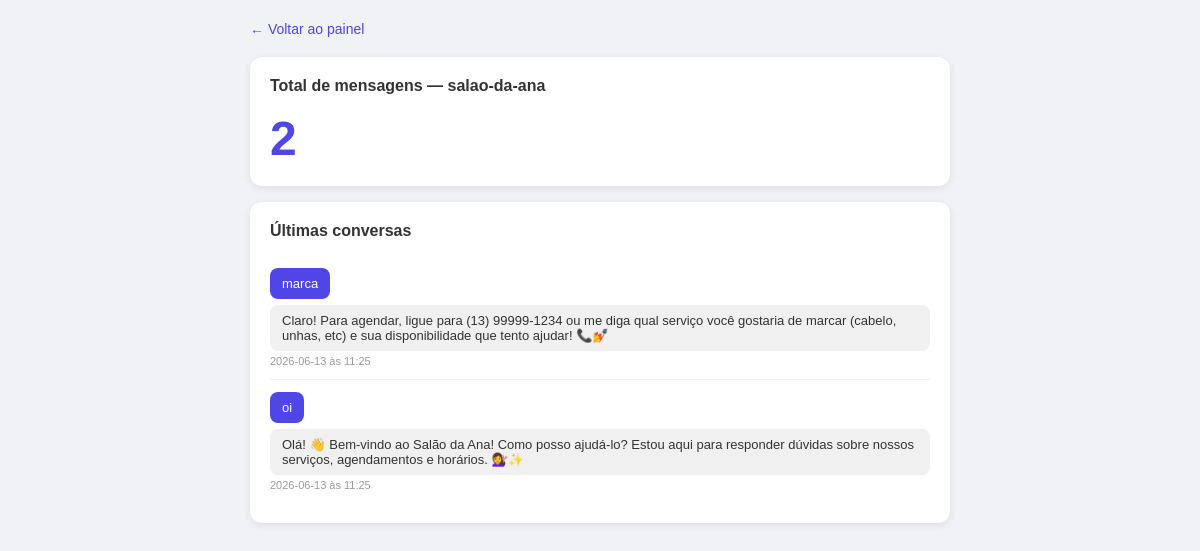
Page /admin/relatorio/salao-da-ana (signed in) on the committed database.
### tables this page shows
CREATE TABLE mensagens (
            id INTEGER PRIMARY KEY AUTOINCREMENT,
            slug TEXT NOT NULL,
            mensagem TEXT NOT NULL,
            resposta TEXT NOT NULL,
            data TEXT NOT NULL,
            hora TEXT NOT NULL
        );

### app.py (the view)
@app.route("/admin/relatorio/<slug>")
def relatorio(slug):
    if not session.get("logado"):
        return redirect("/admin/login")
    total = total_mensagens(slug)
    mensagens = ultimas_mensagens(slug)
    return render_template("relatorio.html", slug=slug, total=total, mensagens=mensagens)

### database.py (called while the page is built)
def total_mensagens(slug):
    conn = sqlite3.connect(DB)
    cursor = conn.cursor()
    cursor.execute("SELECT COUNT(*) FROM mensagens WHERE slug = ?", (slug,))
    total = cursor.fetchone()[0]
    conn.close()
    return total

def ultimas_mensagens(slug, limite=10):
    conn = sqlite3.connect(DB)
    cursor = conn.cursor()
    cursor.execute("""
        SELECT mensagem, resposta, data, hora FROM mensagens
        WHERE slug = ?
        ORDER BY id DESC LIMIT ?
    """, (slug, limite))
    resultado = cursor.fetchall()
    conn.close()
    return resultado

### templates/relatorio.html (shortened to what this page needs)
<!DOCTYPE html>
<html lang="pt-br">
<head>
</head>
<body>
    <div class="container">
        <a href="/admin" class="back">← Voltar ao painel</a>
        <div class="card">
            <h2>Total de mensagens — {{ slug }}</h2>
            <div class="num">{{ total }}</div>
        </div>
        <div class="card">
            <h2>Últimas conversas</h2>
            {% if mensagens %}
                {% for msg, resp, data, hora in mensagens %}
                <div class="conversa">
                    <div class="msg-u">{{ msg }}</div><br>
                    <div class="msg-b">{{ resp }}</div>
                    <div class="data">{{ data }} às {{ hora }}</div>
                </div>
                {% endfor %}
            {% else %}
                <p style="color:#999;font-size:14px">Sem conversas ainda.</p>
            {% endif %}
        </div>
    </div>
</body>
</html>

### templates/relatorio.html (style rules this page uses)
* { box-sizing: border-box; margin: 0; padding: 0; }
body { font-family: Arial, sans-serif; background: #f0f2f5; padding: 20px; }
.container { max-width: 700px; margin: 0 auto; }
.back { display: inline-block; color: #4f46e5; text-decoration: none; font-size: 14px; margin-bottom: 20px; }
.card { background: white; border-radius: 12px; padding: 20px; margin-bottom: 16px; box-shadow: 0 2px 8px rgba(0,0,0,0.08); }
.card h2 { font-size: 16px; color: #333; margin-bottom: 16px; }
.num { font-size: 48px; font-weight: bold; color: #4f46e5; }
.conversa { padding: 12px 0; border-bottom: 1px solid #f0f0f0; }
.conversa:last-child { border-bottom: none; }
.msg-u { background: #4f46e5; color: white; padding: 8px 12px; border-radius: 8px; font-size: 13px; display: inline-block; margin-bottom: 6px; }
.msg-b { background: #f0f0f0; color: #333; padding: 8px 12px; border-radius: 8px; font-size: 13px; display: inline-block; }
.data { font-size: 11px; color: #999; margin-top: 4px; }

### rows in the picture
mensagens: mensagem "marca", resposta "Claro! Para agendar, ligue para (13) 99999-1234 ou me diga qual serviço você gostaria de marcar (cabelo, unhas, etc) e sua disponibilidade que tento ajudar! 📞💅", data "2026-06-13", hora "11:25"
mensagens: mensagem "oi", resposta "Olá! 👋 Bem-vindo ao Salão da Ana! Como posso ajudá-lo? Estou aqui para responder dúvidas sobre nossos serviços, agendamentos e horários. 💇‍♀️✨", data "2026-06-13", hora "11:25"

### other values in the picture
{{ slug }} "salao-da-ana"
{{ total }} "2"
